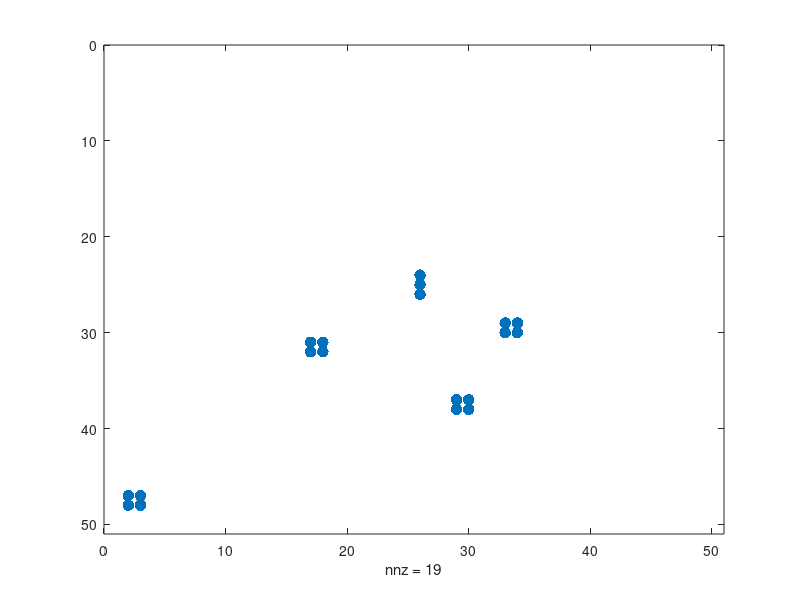

This chart was generated by the following MATLAB code:
clear;
clc;

% generate empty space A for population
A = sparse(50,50);

% injecting population into A
A(21:30,21:30) = (rand(10,10)<0.4);

% loop over 200 generations
for t = 1:200
spy(A,'.',25)
drawnow

% size of row matrix
n = 50;

% shift the current population to the:
% p => right, down
% q => left, up
p = [1 1:n-1];
q = [2:n n];

% Count how many of the eight neighbors are alive.
B = ...
A(q,q) + A(:,q) + A(p,q)+...   % adding upper neighbour
A(q,:) + A(p,:) +...           % adding side neighbour
A(q,p) + A(:,p) + A(p,p);      % adding lower neighbour


% A live cell with two live neighbors, or any cell with
% three live neigbhors, is alive at the next step.
A = (A & (B == 2)) | (B == 3);
end
close